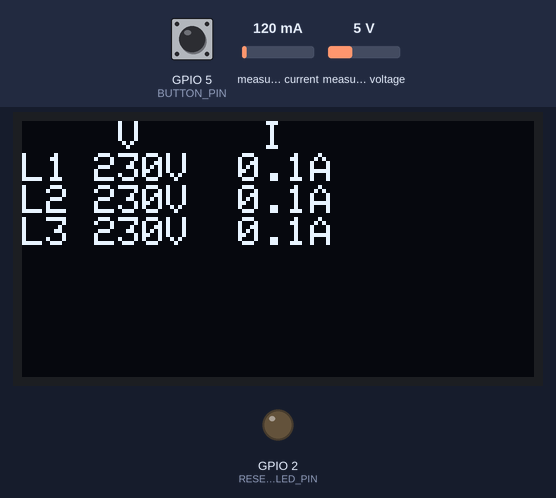
This sketch was run on a simulated ESP32. On the bench: 128×64 one-colour display, output pins drawn as LEDs (lit = HIGH). The inputs (shaded band) are chosen by the test bench; at power-on: GPIO 5 (BUTTON_PIN) HIGH, measured current 120 mA, measured voltage 5 V. A WiFi scan finds three made-up networks; random numbers use the default seed unless the sketch sets one; no MQTT or app messages arrive unless stated; what the sketch prints to the serial monitor is not drawn.

Above: at 3.7 s.
3.8 s: GPIO 5 (BUTTON_PIN) pulled LOW for 0.15 s
At 5.5 s:
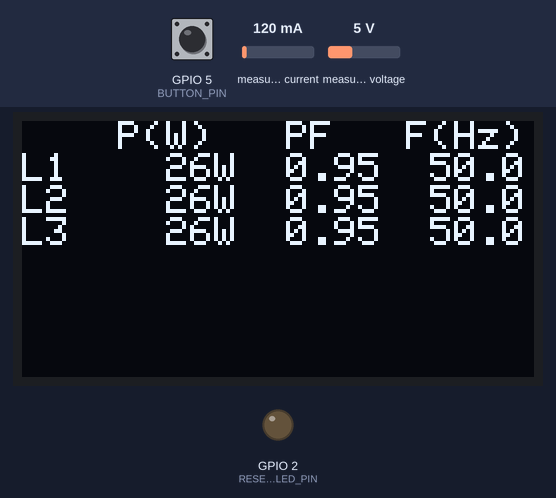
5.8 s: GPIO 5 (BUTTON_PIN) pulled LOW for 1 s
At 8.2 s:
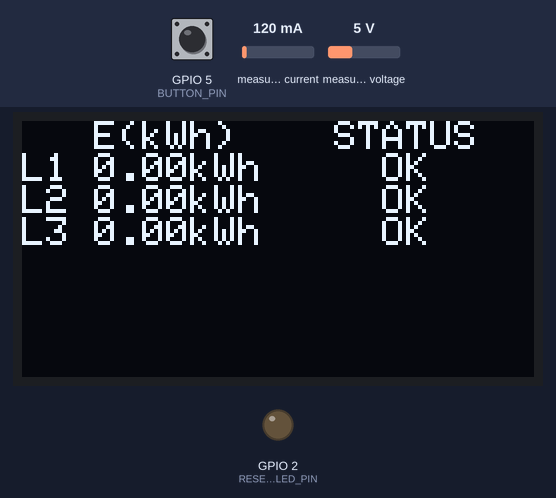
8.8 s: measured current set to 500 mA
10.3 s: GPIO 5 (BUTTON_PIN) pulsed LOW 2 times (0.12 s each, 0.3 s apart)
At 12.5 s:
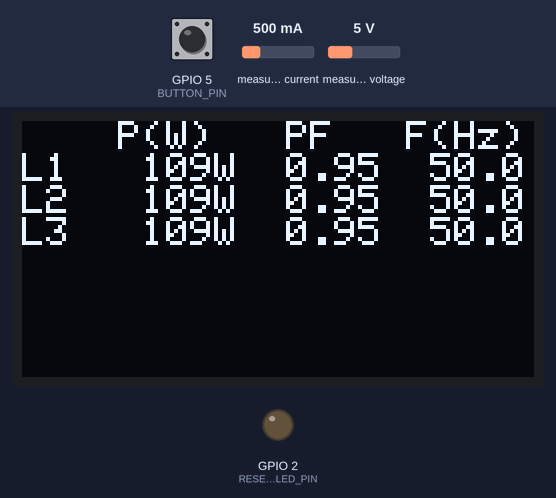
12.8 s: measured voltage set to 0.3 V
At 14.3 s:
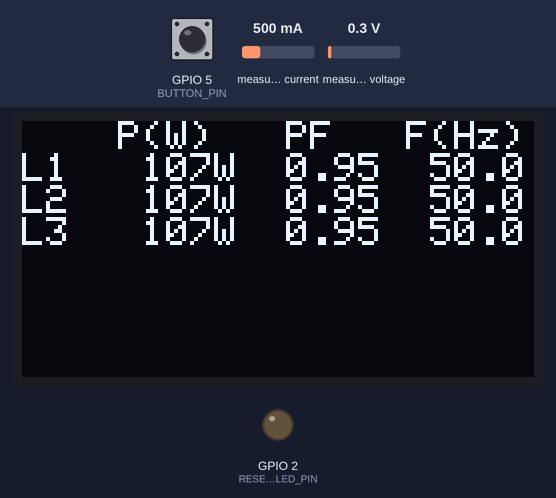
14.9 s: measured current set to 40 mA
At 16.0 s:
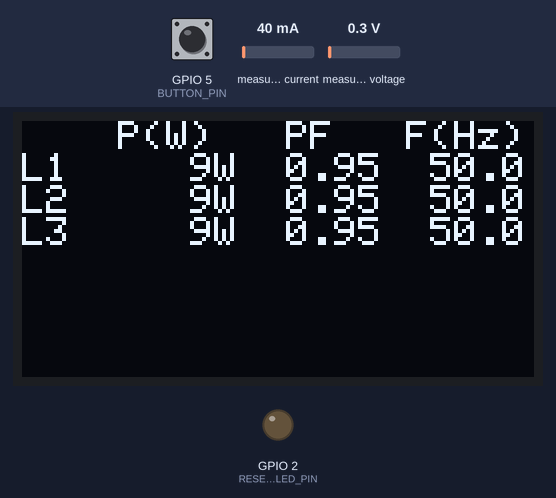
Timing chart, 0 to 17.9 s (numbered marks = the images above; inputs shaded):
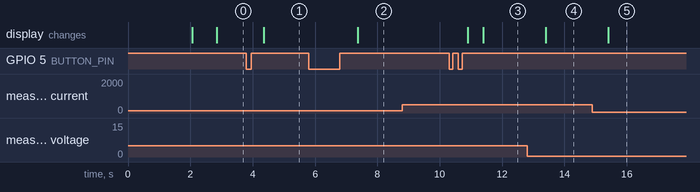

The sketch:

Data_Logger_Monitor.ino
```cpp
#include <WiFi.h>
#include <WiFiClientSecure.h>
#include <ArduinoMqttClient.h>
#include <PubSubClient.h>
#include <PZEM004Tv30.h>
#include "credentials.h"
#include "ResetEnergy.h"
#include "WifiSelector.h"
#include "DisplayOLED.h"
#include "Button.h"
// #include "credentials_example.h"

// ===================== WiFi ======================
WiFiClientSecure espClient;

// ============ Instance WiFiSelector ==============
WiFiSelector wifiManager(10000);  // timeout 10 detik

// ===================== MQTT ======================
PubSubClient client(espClient);

// ==================== Millis =====================
unsigned long lastMsg = 0;

// ================== PZEM CONFIG ==================
#define PZEM_RX1_PIN 4
#define PZEM_TX1_PIN 15
#define PZEM_RX2_PIN 17
#define PZEM_TX2_PIN 16
// #define PZEM_SERIAL Serial2
HardwareSerial PZEMSerial1(1);
HardwareSerial PZEMSerial2(2);
#define NUM_PZEMS 3   // Ubah sesuai jumlah PZEM
DisplayOLED oled;

#define BUTTON_PIN  5
Button btn(BUTTON_PIN, 5000);

// Inisialisasi PZEM dengan alamat unik
PZEM004Tv30 pzems[NUM_PZEMS] = {
  PZEM004Tv30(PZEMSerial1, PZEM_RX1_PIN, PZEM_TX1_PIN, 0x10), // Line R / PZEM 1
  PZEM004Tv30(PZEMSerial1, PZEM_RX1_PIN, PZEM_TX1_PIN, 0x11), // Line S / PZEM 2
  PZEM004Tv30(PZEMSerial2, PZEM_RX2_PIN, PZEM_TX2_PIN, 0x12)  // Line T / PZEM 3
};

// Reset Energy Initial
#define RESET_ENERGY_BUTTON_PIN  5
#define RESET_ENERGY_LED_PIN     2   // LED internal ESP32 (GPIO 2)/18
ResetEnergy resetEnergy(RESET_ENERGY_BUTTON_PIN, RESET_ENERGY_LED_PIN);

// ================== MQTT TOPICS ==================
// Voltage (V)
const char* workshop_v[]        = {"lutpiii/workshop/voltage/l1",        "lutpiii/workshop/voltage/l2",        "lutpiii/workshop/voltage/l3"};
// Current (A)
const char* workshop_i[]        = {"lutpiii/workshop/current/l1",        "lutpiii/workshop/current/l2",        "lutpiii/workshop/current/l3"};
// Frequency (Hz)
const char* workshop_f[]        = {"lutpiii/workshop/frequency/l1",      "lutpiii/workshop/frequency/l2",      "lutpiii/workshop/frequency/l3"};
// Apparent Power (VA)
const char* workshop_va[]       = {"lutpiii/workshop/apparent_power/l1", "lutpiii/workshop/apparent_power/l2", "lutpiii/workshop/apparent_power/l3"};
// Reactive Power (VAr)
const char* workshop_var[]      = {"lutpiii/workshop/reactive_power/l1", "lutpiii/workshop/reactive_power/l2", "lutpiii/workshop/reactive_power/l3"};
// Active Power (W)
const char* workshop_p[]        = {"lutpiii/workshop/active_power/l1",   "lutpiii/workshop/active_power/l2",   "lutpiii/workshop/active_power/l3"};
// Power Factor
const char* workshop_pf[]       = {"lutpiii/workshop/power_factor/l1",   "lutpiii/workshop/power_factor/l2",   "lutpiii/workshop/power_factor/l3"};
// Energy (kWh)
const char* workshop_e[]        = {"lutpiii/workshop/active_energy/l1",  "lutpiii/workshop/active_energy/l2",  "lutpiii/workshop/active_energy/l3"};
// Status Main Power
const char* line_status[]       = {"lutpiii/workshop/line_status/l1",    "lutpiii/workshop/line_status/l2",    "lutpiii/workshop/line_status/l3"};

// ================== ENUM LINE STATUS ==================
enum LineStatus { LINE_GOOD, LINE_UNDERVOLTAGE, LINE_ISSUED };
LineStatus lineStatus[NUM_PZEMS];  // status tiap line

// =============== Buffer untuk OLED ===============
float vol[3], cur[3], powe[3], pff[3], freqArr[3], ener[3];
int st[3];

// ================== SETUP WIFI ==================
void setup_wifi() {
  if (!wifiManager.connectBestNetwork()) {
    Serial.println("Tidak bisa terhubung ke jaringan mana pun!");
  } else {
    wifiManager.printStatus();
  }
}

// ================== MQTT CONNECT ==================
void reconnect() {
  while (!client.connected()) {
    Serial.print("Attempting MQTT connection...");
    String clientId = "ESP32Client-";
    clientId += String(random(0xffff), HEX);
    if (client.connect(clientId.c_str(), MQTT_USER, MQTT_PASS)) {
      Serial.println("✅MQTT Server Connected!");
    } else {
      Serial.print("❌failed, rc=");
      Serial.print(client.state());
      Serial.println(" retry in 5s");
      delay(5000);
    }
  }
}

float randFloat(float minVal, float maxVal) {
  return minVal + ((float)random(0, 10000) / 10000.0) * (maxVal - minVal);
}

void generateDummyData(float &voltage, float &current, float &power, float &energy, float &freq, float &pf) {
  voltage = randFloat(200, 220);      // 180–240 V (normal + undervolt simulation)
  current = randFloat(48.0, 50.0);    // 0.1–50 A
  freq    = randFloat(50.0, 50.5);    // 50Hz +- tolerance
  pf      = randFloat(0.6, 0.8);      // 0.5–1.0 realistic PF

  power   = voltage * current * pf;   // P = V × I × pf
  energy += randFloat(2200, 4000);    // simulate energy increasing (Wh)
}

// ================== SETUP ==================
void setup() {
  Serial.begin(115200);
  setup_wifi();

  resetEnergy.begin();
  oled.begin();
  oled.enableAutoScroll(false);

  client.setServer(MQTT_SERVER, MQTTS_PORT);
  // espClient.setInsecure(); // WARNING: tidak aman
  espClient.setCACert(CA_CERT);

  // randomSeed(analogRead(0));  // seed PRNG
  // Init Serial2 untuk PZEM
  // PZEM_SERIAL.begin(9600, SERIAL_8N1, PZEM_RX_PIN, PZEM_TX_PIN);
}

// ================== LOOP ==================
void loop() {
  if (!client.connected()) reconnect();
  client.loop();

  btn.update();

  // WiFi auto check tiap 30 detik
  static unsigned long lastWiFiCheck = 0;
  if (millis() - lastWiFiCheck > 30000) {
    lastWiFiCheck = millis();
    if (!wifiManager.isConnected()) {
      Serial.println("WiFi terputus, mencoba koneksi ulang...");
      wifiManager.connectBestNetwork();
    } else if(wifiManager.isConnected()) {
      Serial.println("🔄🔄🔄🔄🔄 Wifi Re-checker 🔄🔄🔄🔄🔄");
      Serial.println("🔄🔄🔄🔄🔄 Wifi Re-checker 🔄🔄🔄🔄🔄");
      Serial.println("🔄🔄🔄🔄🔄 Wifi Re-checker 🔄🔄🔄🔄🔄");
      Serial.println("🔄🔄🔄🔄🔄 Wifi Re-checker 🔄🔄🔄🔄🔄");
      Serial.println("🔄🔄🔄🔄🔄 Wifi Re-checker 🔄🔄🔄🔄🔄");
    }
  }

  // resetEnergy.handle(pzems, NUM_PZEMS);
  if (btn.isShortPressed()) {
    uint8_t next = (oled.getPage() + 1) % 3;
    oled.setPage(next);
  }

  if (btn.isLongPressed()) {
    // panggil reset untuk semua PZEM
    resetEnergy.resetAll(pzems, NUM_PZEMS);
  }

  unsigned long now = millis();
  if (now - lastMsg > 500) {  // interval 1 detik
    lastMsg = now;

    for (int i = 0; i < NUM_PZEMS; i++) {
      float voltage = pzems[i].voltage();
      float current = pzems[i].current();
      float power   = pzems[i].power();
      float energy  = pzems[i].energy()*1000;
      float freq    = pzems[i].frequency();
      float pf      = pzems[i].pf();

      // pzems[i].voltage();
      // pzems[i].current();
      // pzems[i].power();
      // pzems[i].energy();
      // pzems[i].frequency();
      // pzems[i].pf();

      // float voltage, current, power, energy = 0, freq, pf;
      // generateDummyData(voltage, current, power, energy, freq, pf);

      // Apparent Power & Reactive Power
      float va = voltage * current;
      float var = sqrt((va * va) - (power * power));

      // Simpan ke buffer
      vol[i]      = voltage;
      cur[i]      = current;
      powe[i]     = power;
      pff[i]      = pf;
      freqArr[i]  = freq;
      ener[i]     = energy;
      st[i]       = lineStatus[i];

      // if(!isnan(voltage)){
      //   lineStatus[i] = LINE_GOOD;
      //   // Debug Serial
      //   // Serial.print("PZEM "); Serial.print(i+1);
      //   // Serial.print(" | V: "); Serial.print(voltage);
      //   // Serial.print("V | I: "); Serial.print(current);
      //   // Serial.print("A | f: "); Serial.print(freq);
      //   // Serial.print("Hz | VA: "); Serial.print(va);
      //   // Serial.print("VA | VAR: "); Serial.print(var);
      //   // Serial.print("VAR | P: "); Serial.print(power);
      //   // Serial.print("W | PF: "); Serial.print(pf);
      //   // Serial.print(" | E: "); Serial.print(energy, 2);
      //   // Serial.println("Wh");
      // }else if(voltage < 199 && voltage > 1){
      //   lineStatus[i] = LINE_UNDERVOLTAGE;
      //   // Serial.println("⚡WARNING: 3-Phase is Running UNDERVOLTAGE!!!");
      // }else{
      //   lineStatus[i] = LINE_ISSUED;
      //   voltage = current = power = freq = va = var = pf = 0;
      //   // Serial.println("❌MAIN POWER ISSUED | PLEASE CHECK THE PROBE!!");
      // }

      if (isnan(voltage) || voltage <= 0) {
        lineStatus[i] = LINE_ISSUED; // Tidak ada data / probe error
        voltage = current = power = freq = va = var = pf = 0;
      }
      else if (voltage < 199) {
        lineStatus[i] = LINE_UNDERVOLTAGE; // Tegangan rendah
      }
      else {
        lineStatus[i] = LINE_GOOD; // Normal
      }

      // ============= SERIAL MONITOR =============
      switch (lineStatus[i]) {
        case LINE_GOOD:
          Serial.printf("✅ Line %d: GOOD (V: %.1fV", i + 1, voltage);
          // Serial.print("PZEM "); Serial.print(i+1);
          Serial.print(" | I: "); Serial.print(current);
          Serial.print("A | f: "); Serial.print(freq);
          Serial.print("Hz | VA: "); Serial.print(va);
          Serial.print("VA | VAR: "); Serial.print(var);
          Serial.print("VAR | P: "); Serial.print(power);
          Serial.print("W | PF: "); Serial.print(pf);
          Serial.print(" | E: "); Serial.print(energy, 2);
          Serial.println("Wh)");
          break;
        case LINE_UNDERVOLTAGE:
          Serial.printf("⚡ Line %d: UNDERVOLTAGE (V: %.1fV", i + 1, voltage);
          Serial.print(" | I: "); Serial.print(current);
          Serial.print("A | f: "); Serial.print(freq);
          Serial.print("Hz | VA: "); Serial.print(va);
          Serial.print("VA | VAR: "); Serial.print(var);
          Serial.print("VAR | P: "); Serial.print(power);
          Serial.print("W | PF: "); Serial.print(pf);
          Serial.print(" | E: "); Serial.print(energy, 2);
          Serial.println("Wh)");
          break;
        case LINE_ISSUED:
          Serial.printf("❌ Line %d: ISSUED / PROBE ERROR\n", i + 1);
          break;
      }


      // Publish ke MQTT
      client.publish(workshop_v[i], String(voltage).c_str());
      client.publish(workshop_i[i], String(current).c_str());
      client.publish(workshop_p[i], String(power).c_str());
      client.publish(workshop_e[i], String(energy).c_str());
      client.publish(workshop_f[i], String(freq).c_str());
      client.publish(workshop_pf[i], String(pf).c_str());
      client.publish(workshop_va[i], String(va).c_str());
      client.publish(workshop_var[i], String(var).c_str());

      // Publish status line
      const char* statusStr = (lineStatus[i] == LINE_GOOD) ? "good"
                            : (lineStatus[i] == LINE_UNDERVOLTAGE) ? "undervoltage"
                            : "issued";
      client.publish(line_status[i], statusStr);
    }

    Serial.println("=== Data Published ===");
    oled.update(vol, cur, powe, pff, freqArr, ener, st);
  }
}
```

DisplayOLED.cpp
```cpp
#include "DisplayOLED.h"

DisplayOLED::DisplayOLED(uint8_t address)
  : display(OLED_WIDTH, OLED_HEIGHT, &Wire, -1), page(0), lastUpdate(0), autoScroll(true)
{}

void DisplayOLED::begin() {
  Wire.begin(); // default SDA=21 SCL=22, override di main kalau perlu
  if(!display.begin(SSD1306_SWITCHCAPVCC, OLED_ADDR)) {
    Serial.println("[OLED] SSD1306 allocation failed");
    return;
  }
  display.clearDisplay();
  display.setTextSize(1);
  display.setTextColor(SSD1306_WHITE);
  display.setCursor(0,0);
  display.println("Power Logger init...");
  display.display();
  delay(500);
  display.clearDisplay();
}

void DisplayOLED::setPage(uint8_t p) {
  page = p % 3;
  // paksa refresh berikutnya
  lastUpdate = 0;
}

void DisplayOLED::enableAutoScroll(bool en) {
  autoScroll = en;
}

const char* DisplayOLED::statusToText(int st) {
  switch(st) {
    case 0: return "OK";
    case 1: return "LOW";
    default: return "ERR";
  }
}

void DisplayOLED::update(float v[3], float i[3], float p[3], float pf[3], float f[3], float e[3], int status[3]) {
  unsigned long now = millis();
  if (now - lastUpdate < interval) return;
  lastUpdate = now;

  display.clearDisplay();
  display.setCursor(0,0);

  switch(page) {
    case 0: drawPage1(v, i); break;
    case 1: drawPage2(p, pf, f); break;
    case 2: drawPage3(e, status); break;
    default: drawPage1(v,i); break;
  }

  display.display();

  // hanya auto-advance jika diijinkan
  if (autoScroll) {
    page = (page + 1) % 3;
  }
}

void DisplayOLED::drawPage1(float v[3], float i[3]) {
  display.setTextSize(1);
  display.println("    V     I");
  for (int l = 0; l < 3; ++l) {
    // rapiin agar muat 128x64
    char buf[32];
    snprintf(buf, sizeof(buf), "L%d %3.0fV %4.1fA", l+1, v[l], i[l]);
    display.println(buf);
  }
}

void DisplayOLED::drawPage2(float p[3], float pf[3], float f[3]) {
  display.setTextSize(1);
  display.println("    P(W)   PF   F(Hz)");
  for (int l = 0; l < 3; ++l) {
    char buf[40];
    snprintf(buf, sizeof(buf), "L%d %5.0fW  %.2f  %.1f", l+1, p[l], pf[l], f[l]);
    display.println(buf);
  }
}

void DisplayOLED::drawPage3(float e[3], int status[3]) {
  display.setTextSize(1);
  display.println("   E(kWh)    STATUS");
  for (int l = 0; l < 3; ++l) {
    char buf[40];
    // tampilkan energy dalam kWh (assume e[] dalam Wh, jika beda sesuaikan)
    snprintf(buf, sizeof(buf), "L%d %.2fkWh     %s", l+1, e[l]/1000.0, statusToText(status[l]));
    display.println(buf);
  }
}
```

DisplayOLED.h
```cpp
#pragma once
#include <Arduino.h>
#include <Wire.h>
#include <Adafruit_GFX.h>
#include <Adafruit_SSD1306.h>

#define OLED_WIDTH 128
#define OLED_HEIGHT 64
#define OLED_ADDR 0x3C

class DisplayOLED {
public:
    DisplayOLED(uint8_t address = OLED_ADDR);
    void begin();
    // update dipanggil tiap loop agar non-blocking
    void update(float v[3], float i[3], float p[3], float pf[3], float f[3], float e[3], int status[3]);

    // Kontrol page dari luar (button)
    void setPage(uint8_t p);
    void enableAutoScroll(bool en); // kalau false, page hanya diganti oleh setPage
    uint8_t getPage() const { return page; }

private:
    Adafruit_SSD1306 display;
    uint8_t page;
    unsigned long lastUpdate;
    const uint16_t interval = 800; // refresh tiap 800ms

    bool autoScroll;

    void drawPage1(float v[3], float i[3]);
    void drawPage2(float p[3], float pf[3], float f[3]);
    void drawPage3(float e[3], int status[3]);
    const char* statusToText(int st);
};
```

ResetEnergy.cpp
```cpp
#include "ResetEnergy.h"

ResetEnergy::ResetEnergy(uint8_t buttonPin, uint8_t ledPin)
  : _buttonPin(buttonPin), _ledPin(ledPin)
{}

void ResetEnergy::begin() {
  pinMode(_buttonPin, INPUT_PULLUP);
  pinMode(_ledPin, OUTPUT);
  digitalWrite(_ledPin, LOW);
}

// handle() kamu mungkin sudah ada — jangan ubah kalau jalan.
// Namun kita tetap sediakan resetAll() untuk dipanggil dari main ketika long press terdeteksi.
void ResetEnergy::handle(PZEM004Tv30 pzems[], int count) {
  // Bisa diisi dengan logic lama jika mau; tapi untuk modularity kita biarkan main memanggil resetAll()
  // sehingga handle tetap optional. Jika kamu ingin, implementasi lama bisa ditempatkan di sini.
}

// resetAll: kirim perintah reset energy ke tiap PZEM.
// Perhatikan: library pzem biasanya punya method resetEnergy() atau resetEnergy(addr).
// Kita asumsikan instance PZEM004Tv30 punya method resetEnergy()
void ResetEnergy::resetAll(PZEM004Tv30 pzems[], int count) {
  // Indikasi: LED nyala menandakan reset segera dilakukan
  digitalWrite(_ledPin, HIGH);
  delay(100);

  for (int i = 0; i < count; ++i) {
    // Cek apakah instance valid, lalu panggil reset
    // fungsi API library PZEM biasanya: pzems[i].resetEnergy();
    // Jika library kamu berbeda, ganti panggilan ini sesuai API.
    Serial.printf("[ResetEnergy] Resetting PZEM %d...\n", i+1);
    pzems[i].resetEnergy(); // <- asumsikan ada
    // beri jeda singkat supaya bus serial/uart tidak kebanjiran
    delay(200);
  }

  // Blink LED 5x sebagai konfirmasi (final)
  blinkLed(5, 120, 120);

  // Matikan LED
  digitalWrite(_ledPin, LOW);
}

void ResetEnergy::blinkLed(int times, unsigned int onMs, unsigned int offMs) {
  for (int t = 0; t < times; ++t) {
    digitalWrite(_ledPin, HIGH);
    delay(onMs);
    digitalWrite(_ledPin, LOW);
    delay(offMs);
  }
}
```

ResetEnergy.h
```cpp
#pragma once
#include <Arduino.h>
#include <PZEM004Tv30.h>

class ResetEnergy {
public:
    ResetEnergy(uint8_t buttonPin, uint8_t ledPin);
    void begin();
    // dipanggil rutin di loop untuk handle long press flow (sudah kamu punya sebelumnya)
    void handle(PZEM004Tv30 pzems[], int count);

    // fungsi publik baru yang bisa dipanggil kapanpun untuk reset semua PZEM
    // fungsi ini blocking ringan: mengirim perintah satu-per-satu dengan delay kecil
    void resetAll(PZEM004Tv30 pzems[], int count);

private:
    uint8_t _buttonPin;
    uint8_t _ledPin;

    // internal helper
    void blinkLed(int times, unsigned int onMs = 150, unsigned int offMs = 150);
};
```

WifiSelector.h
```cpp
#ifndef WIFI_SELECTOR_H
#define WIFI_SELECTOR_H

#include <WiFi.h>
#include "credentials.h"

class WiFiSelector {
public:
    WiFiSelector(unsigned long timeout = 10000);  // default 10 detik
    bool connectBestNetwork();                     // koneksi ke WiFi terbaik
    bool isConnected();                            // cek koneksi
    void printStatus();                            // tampilkan info koneksi

private:
    unsigned long _timeout;
    bool connectToNetwork(const WiFiCredential& cred);
};

#endif
```

button.h
```cpp
#ifndef BUTTON_H
#define BUTTON_H

#include <Arduino.h>

class Button {
public:
    Button(uint8_t pin, unsigned long longPressTime = 5000, unsigned long debounceTime = 50);

    void update();
    bool isShortPressed();
    bool isLongPressed();

private:
    uint8_t _pin;
    unsigned long _longPressTime;
    unsigned long _debounceTime;

    bool _state;
    bool _lastState;
    unsigned long _pressStart;
    bool _longPressHandled;
    bool _shortPressDetected;
    bool _longPressDetected;
};

#endif
```

Source omitted: WifiSelector.cpp (1840 bytes), button.cpp (1392 bytes), credential_example.cpp (2730 bytes), credentials.cpp (4162 bytes), credentials.h (2585 bytes), power-logger.ino (6773 bytes)

Measured:
- after the input at 3.8 s, the display: changes after 0.56 s (image 1)
- after the input at 5.8 s, the display: changes after 1.6 s (image 2)
- after the input at 8.8 s, every drawn part: stays the same
- after the input at 10.3 s, the display: first changes after 0.60 s (image 3 shows a later state)
- after the input at 12.8 s, the display: changes after 0.60 s (image 4)
- after the input at 14.9 s, the display: changes after 0.51 s (image 5)
